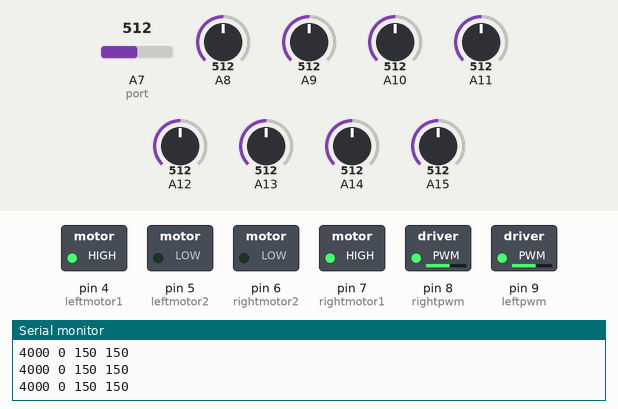
A sketch run on a simulated Arduino Mega 2560, built with avr-gcc and run on an emulated ATmega2560. Parts: switched loads named in the sketch (green lamp = pin HIGH), the last lines printed to the serial monitor. Dashed ring = blinking. The test bench sets the inputs (shaded band); at power-on: A8 = 512, A10 = 512, A7 (port) = 512, A12 = 512, A14 = 512, A9 = 512, A11 = 512, A13 = 512, A15 = 512.

Above: at 1.2 s.
1.3 s: A8 set to 716
At 1.9 s:
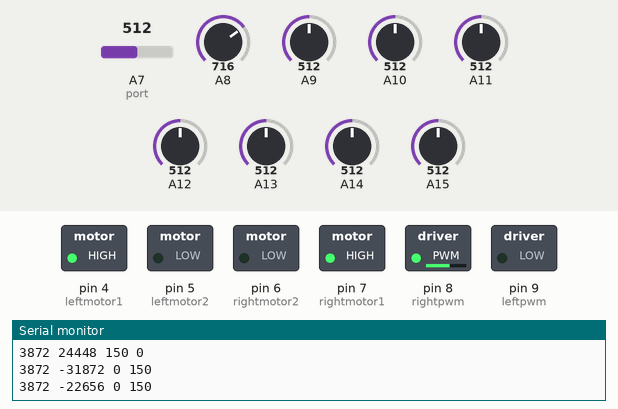
4.3 s: A10 set to 776
At 5.13 s:
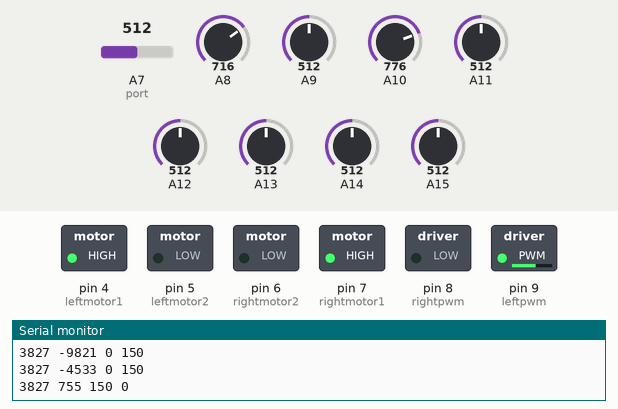
7.3 s: A10 set to 785
9.1 s: A7 (port) set to 716
12.1 s: A12 set to 523
At 13.07 s:
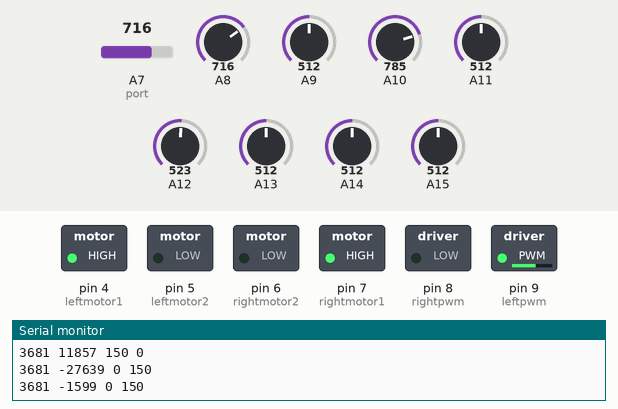
15.1 s: A14 set to 976
18.1 s: A14 set to 991
Timing chart, 0 to 25.9 s (numbered marks = the images above; inputs shaded):
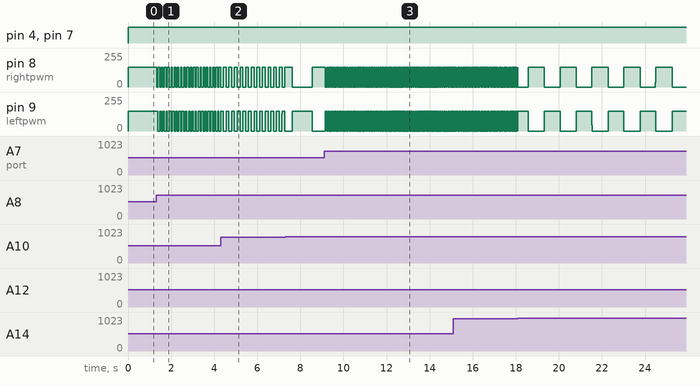

The sketch:

Esonancelinefollow.ino.ino
```cpp
#define leftmotor1 4
#define leftmotor2 5
#define rightmotor1 7
#define rightmotor2 6
#define rightpwm 8
#define leftpwm 9

long Kp = 1;
long Ki = 3000;
long Kd = 0;

int error_value=0 ;
#define white_value 250
int set_point;
int position;
long sensorsAverage;
int sensorsSum;
int left_speed;
int right_speed;
int max_speed = 150;
long proportional;

long derivative;
long last_proportional;
long integral;

long sensors[] = { 0, 0, 0, 0, 0, 0, 0, 0, 0, 0};
long sensorsRead[] = { 0, 0, 0, 0, 0, 0, 0, 0, 0, 0};

double lff = 0;
double lf = 0;
double ln = 0;
double lc = 0;
double rc = 0;
double rn = 0;
double rf = 0;
double rff = 0;
double center = 0;//  this is the center point


void setup()
{
  // put your setup code here, to run once:
  Serial.begin(9600);
  pinMode(leftmotor1, OUTPUT);
  pinMode(leftmotor2, OUTPUT);
  pinMode(rightmotor1, OUTPUT);
  pinMode(rightmotor2, OUTPUT);
  pinMode(rightpwm, OUTPUT);
  pinMode(leftpwm, OUTPUT);
  setPoint();

}

void loop()
{
  sensorsAverage = 0;
  sensorsSum = 0;
  error_value = 0;
  position=0;


    readSensors();
   calcPid();
    calc_turn();
   motor_drive(right_speed, left_speed);
   Serial.print("\n");


}


void readSensors()
{
  int port = 7; //input of sensors port for mega..
  for (int i = 0; i <9; i++)
  {

    sensors[i] = analogRead(port);
    sensorsAverage += sensors[i] * i * 1000; //Calculating the weighted mean
    sensorsSum += int(sensors[i]);
    port++;
  }
  position = int(sensorsAverage / sensorsSum);

  //Serial.print(sensorsAverage);
 // Serial.print(' ');
  //Serial.print(sensorsSum);
  //Serial.print(' ');
  Serial.print(position);
  Serial.print(' ');
   //delay(0);


}
void setPoint()
{
  int port = 7;
  for (int i = 0; i <9; i++)
  {

    sensors[i] = analogRead(port);
    sensorsAverage += sensors[i] * i * 1000; //Calculating the weighted mean
    sensorsSum += int(sensors[i]);
    port++;
  }
  position = int(sensorsAverage / sensorsSum);
  set_point=position;
  Serial.print(set_point);
  Serial.print(" ");
   //delay(0);


}
void calcPid()
{

  position = int(sensorsAverage / sensorsSum);
  proportional = position - set_point;
  integral = integral + proportional;
  derivative = proportional - last_proportional;
  last_proportional = proportional;
  error_value = int(proportional * Kp + integral * Ki + derivative * Kd);
  Serial.print(error_value);
  Serial.print(' ');
}

void calc_turn()
{ //Restricting the error value between +256.
  if (error_value < -max_speed)
  {
    error_value = -max_speed;
  }
  if (error_value > max_speed)
  {
    error_value = max_speed;
  }
  // If error_value is less than zero calculate right turn speed values
  if (error_value < 0)

  {
    left_speed = max_speed + error_value;
    right_speed = max_speed;
  }
  else if (error_value == 0)
  {
    right_speed = max_speed;
    left_speed = max_speed;

  }
  // Iferror_value is greater than zero calculate left turn values
  else
  {
    left_speed = max_speed;
    right_speed = max_speed - error_value;
  }

}

void motor_drive(int right_speed, int left_speed)
{ // Drive motors according to the calculated values for a turn

  Serial.print(left_speed);
  Serial.print(' ');
  Serial.print(right_speed);
  Serial.print(' ');
  Serial.println();
  digitalWrite(rightmotor1, HIGH);
  digitalWrite(rightmotor2, LOW);
  analogWrite(rightpwm, right_speed);

  digitalWrite(leftmotor1, HIGH);
  digitalWrite(leftmotor2, LOW);
  analogWrite(leftpwm, left_speed);

//  delay(50); // Optional
}

void readSensorsTurn()
{
  int port = 7;
  for (int i = 0; i <9 ; i++)
  {


    sensorsRead[i] = analogRead(port);
    port++;
  }
  center = sensorsRead[0];
  lff = sensorsRead[1];
  lf = sensorsRead[2];
  ln = sensorsRead[3];
  lc = sensorsRead[4];
  rc = sensorsRead[5];
  rn = sensorsRead[6];
  rf = sensorsRead[7];
  rff = sensorsRead[8];


  Serial.print(center);
  Serial.print(' ');

  Serial.print(lff);
  Serial.print(' ');

  Serial.print(lf);
  Serial.print(' ');

  Serial.print(ln);
  Serial.print(' ');

  Serial.print(lc);
  Serial.print(' ');

  Serial.print(rc);
  Serial.print(' ');

  Serial.print(rn);
  Serial.print(' ');

  Serial.print(rf);
  Serial.print(' ');

  Serial.print(rff);
  Serial.print(' ');

  Serial.println();

}
```

Measured:
- the behaviour switches between 514 and 515 on A12 (found by bisection; images 2 and 3)
- after the input at 1.3 s, pin 8 (rightpwm): alternates 150/255 for 0.08 s and 0/255 for 0.07 s, starting at once; pin 9 (leftpwm): 150/255 → 0/255 after 0.09 s, then repeats every 1.3 s: 3 × (150/255 0.06 s, 0/255 0.08 s), 5 × (150/255 0.08 s, 0/255 0.06 s), 22/255 0.02 s, 150/255 0.06 s, 0/255 0.08 s
- after the input at 4.3 s, pin 8 (rightpwm): alternates 150/255 for 0.13 s and 0/255 for 0.12 s, starting after 0.11 s
- after the input at 12.1 s, pin 9 (leftpwm): alternates 150/255 for 0.02 s and 0/255 for 0.02 s, starting after 0.06 s
